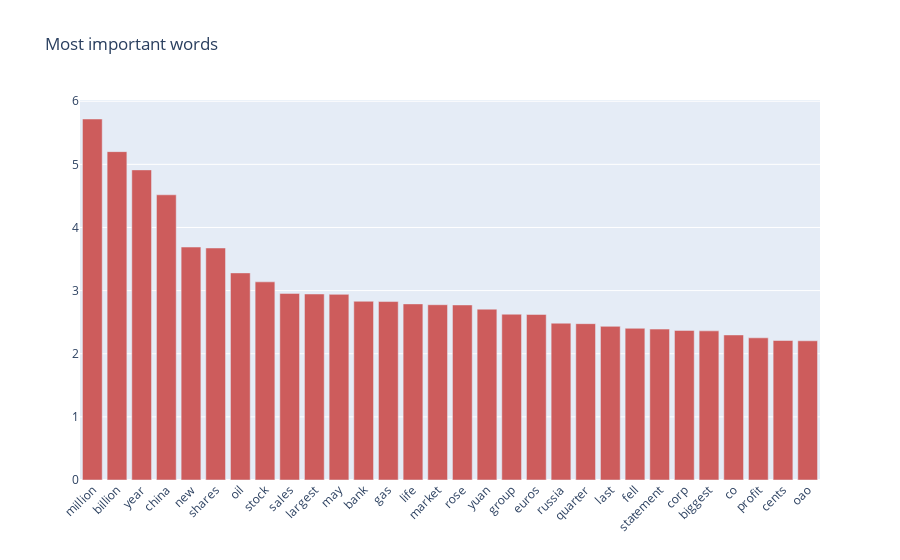

Notebook cell for this chart:
### Markdown cell above
### TF-IDF

### Code cell
cv = TfidfVectorizer(stop_words = stop_words, max_df=0.8)
counts = cv.fit_transform(df.Cleaned_News)

tmp_cv = pd.DataFrame(counts.sum(axis=0),columns=cv.get_feature_names()).T.sort_values(0,ascending=False).head(30)
fig = go.Figure()
fig.add_trace(go.Bar(
    x=tmp_cv.index,
    y=tmp_cv[0],
    name='Tf-idf',
    marker_color='indianred'
))

# Here we modify the tickangle of the xaxis, resulting in rotated labels.
fig.update_layout(xaxis_tickangle=-45, title='Most important words')
fig.show()

### Figure 1 — Plotly figure (JSON) as saved in the notebook; plotly's stock layout.template omitted (floating-point values rounded to 4 significant figures)
{"data": [{"marker": {"color": "indianred"}, "name": "Tf-idf", "type": "bar", "x": ["million", "billion", "year", "china", "new", "shares", "oil", "stock", "sales", "largest", "may", "bank", "gas", "life", "market", "rose", "yuan", "group", "euros", "russia", "quarter", "last", "fell", "statement", "corp", "biggest", "co", "profit", "cents", "oao"], "y": [5.718, 5.201, 4.912, 4.518, 3.69, 3.675, 3.28, 3.139, 2.955, 2.946, 2.94, 2.831, 2.827, 2.79, 2.776, 2.773, 2.706, 2.626, 2.622, 2.484, 2.476, 2.434, 2.403, 2.391, 2.37, 2.362, 2.298, 2.252, 2.21, 2.205]}], "layout": {"title": {"text": "Most important words"}, "xaxis": {"tickangle": -45}}}
